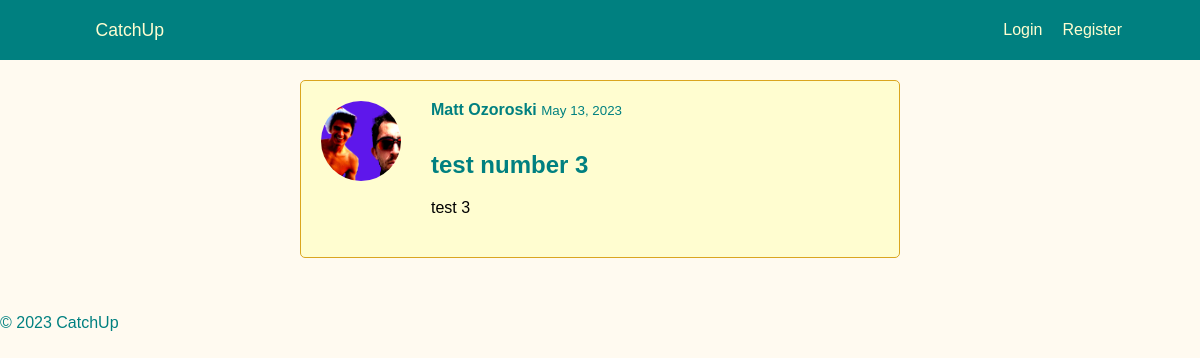
Before: /post/3/ with the older database file.
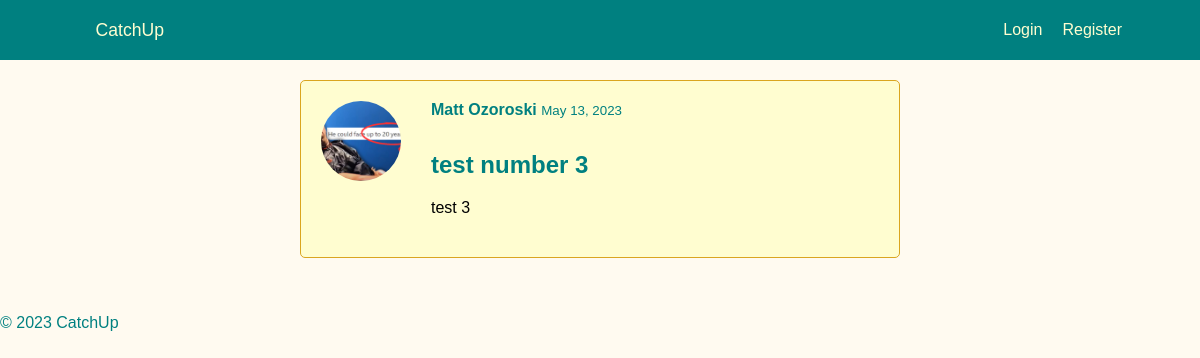
After: the same page with the newer database file.
### users/models.py (models this page shows, shortened)
class Post(models.Model):
    user = models.ForeignKey(settings.AUTH_USER_MODEL, on_delete=models.CASCADE)
    title = models.CharField(max_length=200)
    description = models.TextField()
    image = models.ImageField(upload_to='posts/', blank=True, null=True)
    created_at = models.DateTimeField(auto_now_add=True)
    likes = models.ManyToManyField(User, related_name='likes', blank=True)

class UserProfile(models.Model):
    user = models.OneToOneField(User, on_delete=models.CASCADE)
    first_name = models.CharField(max_length=30)
    last_name = models.CharField(max_length=30)
    bio = models.TextField(blank=True)  # bio can be blank if user doesn't want to add one
    location = models.CharField(max_length=100)
    occupation = models.CharField(max_length=100)
    profile_picture = models.ImageField(upload_to='profile_pictures', blank=True, default='default_profile_picture.jpg')
    friends = models.ManyToManyField("self", blank=True)

### users/views.py (the view)
# urls.py: path('post/<int:post_id>/', views.post_detail, name='post_detail'),
def post_detail(request, post_id):
    post = get_object_or_404(Post, pk=post_id)
    comments = Comment.objects.filter(post=post)
    if request.method == 'POST':
        body = request.POST.get('body')
        new_comment = Comment.objects.create(post=post, user=request.user, body=body)
        new_comment.save()
    context = {
        'post': post,
        'comments': comments,
    }
    return render(request, 'users/post_detail.html', context)

### users/templates/users/post_detail.html (shortened to what this page needs)
{% extends 'users/base.html' %}
{% load static %}
{% block extra_css %}
    <link rel="stylesheet" type="text/css" href="{% static 'users/post_detail.css' %}" />
{% endblock %}
{% block content %}
    <div class="post-detail-container">
        <div class="post-content">
            <div class="post-header">
                <div class="profile-image-container">
                    <img src="{{ post.user.userprofile.profile_picture.url }}" alt="{{ post.user.userprofile.first_name }}" class="profile-pic">
                </div>
                <div class="post-user-name">
                    <strong>{{ post.user.userprofile.first_name }} {{ post.user.userprofile.last_name }}</strong>
                    <small class="post-date">{{ post.created_at|date:"F j, Y" }}</small>
                    <h4 class="post-title">{{ post.title }}</h4>
                    <p class="post-description">{{ post.description }}</p>
                </div>
            </div>
        </div>
    </div>
{% endblock %}

Changed rows visible on the page:
changed through a linked row, Post "test number 3": user.userprofile.profile_picture: a different picture
